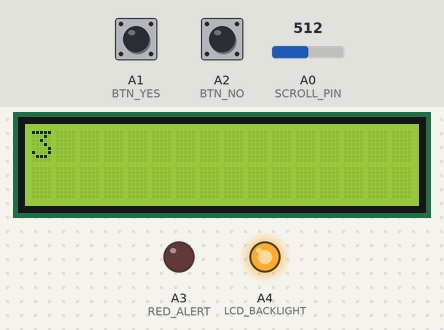
Recording of a sketch running on a simulated Arduino Uno, built with avr-gcc and run on an emulated ATmega328P. On the bench: 16×2 character LCD, output pins drawn as LEDs (lit = HIGH). The inputs (shaded band) are chosen by the test bench; at power-on: A1 (BTN_YES) HIGH, A0 (SCROLL_PIN) = 512, A2 (BTN_NO) HIGH. Sleep ends after the set time or at an interrupt.

Above: at 1.1 s.
At 4.8 s:
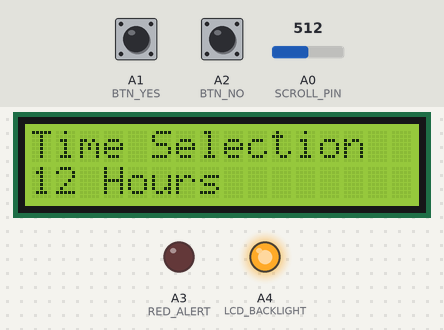
4.9 s: A1 (BTN_YES) pulled LOW for 1 s
At 6.0 s:
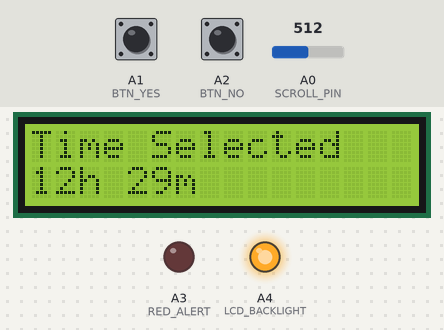
8.9 s: A1 (BTN_YES) pulled LOW for 0.15 s
At 11.6 s:
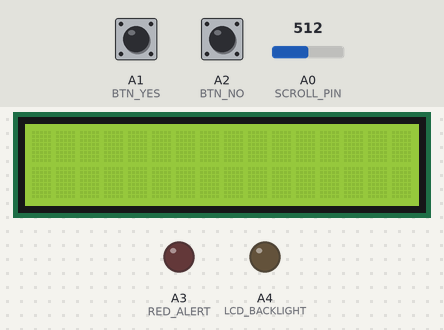
Timing chart, 0 to 13.1 s (numbered marks = the images above; inputs shaded):
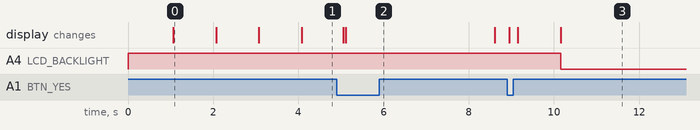

Measured:
- after the input at 4.9 s, the display: first changes after 0.15 s (image 2 shows a later state)
- after the input at 8.9 s, A4 (LCD_BACKLIGHT): HIGH → LOW after 1.3 s; the display: first changes after 0.05 s (image 3 shows a later state)
- what the display in image 0 shows lasts 1.0 s, from 1.1 s to 2.1 s

The sketch:

SleepCommandDemo.ino
```cpp
/*  To start, we need to implement 3 things:
    LCD Display, LoRa Integration, Deep Sleep
    LCD Display will be using a shifter, but eventually
    that will be on its own breakout. LoRa will be used
    for the radio and that will work with deep sleep
    deep sleep will be used including a breakout allowing for
    it to use ~0.1μA of power including an interupt from a LoRa
    signal. For the demo, Pins will all be the same however,
    LoRa will not be implemented here. */

// Importing Necessary Libraries
#include <SPI.h>
#include <RH_RF95.h>
#include <LiquidCrystal.h>
#include <avr/sleep.h>
#include <avr/wdt.h>        // Watchdog Timer

// Defining LoRa breakout pins and Radio Freq to be ignored
#define RFM95_CS 10
#define RFM95_RST 9
#define RFM95_INT 2
#define RF95_FREQ 915.0

// Defining the lcd display pinouts
// LCD Pins: RS, E, D4, D5, D6, D7
LiquidCrystal lcd(7, 6, 5, 4, 3, 8);

// Define the Scroll Wheel
#define SCROLL_PIN A0

// Define Buttons
#define BTN_YES A1
#define BTN_NO A2

// Define Green, Red, Backlight Pins
#define RED_ALERT A3
#define LCD_BACKLIGHT A4

// For button pressing logic, create enum datatype
enum ButtonPress {NONE, YES, NO};

// Create the deep sleep variables and routine
// Watchdog Timer max is 8s, to get to the needed sleep time, divide total time by 8
volatile int wdtCount = 0;
uint32_t wdtTarget = 0; // To be cycled through

// Button Press Checking Logic
ButtonPress readButtons()
{
  if (digitalRead(BTN_YES) == LOW)
  {
      delay(50); // debounce: Checks to make sure not noise
      if (digitalRead(BTN_YES) == LOW)
          return YES;
  }
  if (digitalRead(BTN_NO) == LOW)
  {
      delay(50); // debounce
      if (digitalRead(BTN_NO) == LOW)
          return NO;
  }
  return NONE;
}

// Start by Initializing the LCD Screen Startup
void lcdInitializationSetup()
{
  lcd.print("Starting...");
  delay(1000);
  for (int i = 3; i>0; i--)
  {
    lcd.clear();
    lcd.print(i);
    delay(1000);
  }
  lcd.clear();
}

// Create timer Menu
void timeSelection()
{
  // Create the menu at the top of the Display and move to the next
  lcd.clear();
  lcd.setCursor(0,0);
  lcd.print("Time Selection");
  lcd.setCursor(0,1);

  // Menu Switching
  bool inHourMenu = 1;
  bool inMinuteMenu = 0;
  int lastHours = -1;
  int lastMinutes = -1;

  // Create the hours and minutes to be multipied later
  int hours = 0;
  int minutes = 0;

  while (inHourMenu)
  {
    // Selection of Hours
    hours = map(analogRead(SCROLL_PIN), 0, 1023, 0, 24);

      if (hours != lastHours)  // only redraw if value changed
      {
        lcd.setCursor(0,1);
        lcd.print(hours);
        lcd.print(" Hours          ");
        lastHours = hours;
      }

    ButtonPress btnHour = readButtons();

    // Check to see if needing to continue
    if (btnHour == YES)
    {
      delay(100);
      inMinuteMenu = 1;

      // Selection of minutes
      while(inMinuteMenu)
      {
        minutes = map(analogRead(SCROLL_PIN), 0, 1023, 0, 59);

        if (minutes != lastMinutes)
        {
          lcd.setCursor(0,1);
          lcd.print(minutes);
          lcd.print(" Minutes        ");
          lastMinutes = minutes;
        }

        ButtonPress btnMin = readButtons();

        if (btnMin == YES)
        {
          lcd.clear();
          lcd.setCursor(0,0);
          lcd.print("Time Selected");
          lcd.setCursor(0,1);
          lcd.print(hours);
          lcd.print("h ");
          lcd.print(minutes);
          lcd.print("m");
          delay(3000);
          inMinuteMenu = 0;
          inHourMenu = 0;
          break;
        }

        else if (btnMin == NO)
        {
          delay(100);
          inMinuteMenu = 0;
          inHourMenu = 1;
          lcd.clear();
          lcd.setCursor(0,0);
          lcd.print("Time Selection");
          lcd.setCursor(0,1);
        }
      }
    }

    else if (btnHour == NO)
    {
      lcd.clear();
      lcd.setCursor(0,0);
      lcd.print("Exiting");

      // No selection made
      hours = 0;
      minutes = 0;

      // Escape Menu and loop
      inHourMenu = 0;

      // Allow user to see
      delay(2000);
      break;
    }
  }

  uint32_t totalSeconds = (uint32_t)hours * 3600 + (uint32_t)minutes * 60;
  wdtTarget = totalSeconds / 8;
}

// Ask to start timer
void timerStart()
{
  lcd.clear();
  lcd.setCursor(0,0);
  lcd.print("Start Sleep");
  lcd.setCursor(0,1);
  lcd.print("Timer? y/n");

  while(1)
  {
    ButtonPress btn = readButtons();
    if (btn == YES)
    {
      lcd.clear();
      break;
    }
    else if (btn == NO)
    {
      lcd.clear();
      while(1);
    }
  }
}

// Red Alert
void alertAll()
{
  lcd.setCursor(0,0);
  lcd.print("ALERT!  ALERT!  ");

  //alertMessage("POTENTIAL MISSING PERSON! CALL SEARCH AND RESCUE!", 1, 250);
  lcd.setCursor(0,1);
  lcd.print("CALL SAR!");
  while(1)
  {
    digitalWrite(RED_ALERT, HIGH);
    delay(300);
    digitalWrite(RED_ALERT, LOW);
    delay(300);
  }
}

// Scrolling Alert Message Call
void alertMessage(const char* message, int row, int delayMs)
{
  int msgLen = strlen(message);
  // Pad with spaces so text slides cleanly off-screen
  String padded = String("                ") + message + String("                ");

  for (int i = 0; i <= padded.length() - 16; i++)
  {
    lcd.setCursor(0, row);
    lcd.print(padded.substring(i, i + 16));
    delay(delayMs);
  }
}
// Watchdog Interrupt Service Routine this will get replaced with breakout for less drift
ISR(WDT_vect)
{
  wdtCount++;
}

// Set up the Watchdog Timer
void setupWDT()
{
  // Disable interrupts for configuration
  cli();

  // Reset WDT
  wdt_reset();

  // Enter WDT configuration mode
  WDTCSR |= (1 << WDCE) | (1 << WDE);

  // Setup 8 second timeout according to WDT max, and interrupt mode (not reset mode)
  WDTCSR = (1 << WDIE) | (1 << WDP3) | (1 << WDP0);

  // Re-enable Interrupts
  sei();
}

// Create DeepSleep call
void deepSleep()
{
  wdtCount = 0;

  set_sleep_mode(SLEEP_MODE_PWR_DOWN); // Deepest Sleep Mode
  sleep_enable();

  while(wdtCount < wdtTarget)
  {
    setupWDT(); // Arm WDT
    sleep_cpu(); // This is sleeping - wakes board on interrupt
  }

  sleep_disable();

  // Turn off Watchdog when woken up
  wdt_disable();
}

void setup() {
  // Scroll wheel and button Setup
  pinMode(BTN_YES, INPUT_PULLUP);
  pinMode(BTN_NO, INPUT_PULLUP);

  pinMode(RED_ALERT, OUTPUT);

  pinMode(LCD_BACKLIGHT, OUTPUT);
  digitalWrite(LCD_BACKLIGHT, HIGH);

  // LCD Initialization
  lcd.begin(16, 2);
  lcdInitializationSetup();
  timeSelection();
  delay(500);
  timerStart();
  delay(200);

  // Actual Sleep function call
  lcd.print("Going to sleep...");
  delay(1000);
  lcd.clear();
  lcd.noDisplay();
  digitalWrite(LCD_BACKLIGHT, LOW);

  deepSleep();

  lcd.display();
  digitalWrite(LCD_BACKLIGHT, HIGH);
  lcd.setCursor(0,0);
}

void loop() {
  // put your main code here, to run repeatedly:
  alertAll();
}
```
